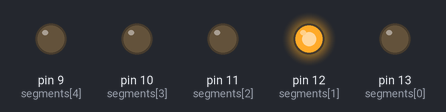
A program run on a simulated MicroPython board. On the bench: output pins drawn as LEDs (lit = HIGH).

Above: at 0.12 s.
At 0.68 s:
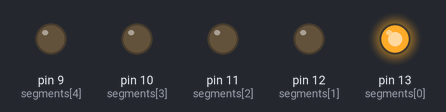
At 1.48 s:
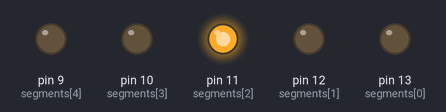
At 2.28 s:
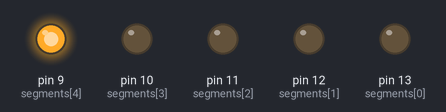
At 3.0 s:
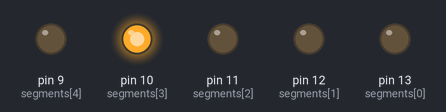
Timing chart, 0 to 3.3 s (numbered marks = the images above):
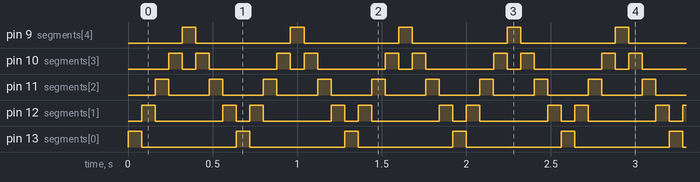

Measured:
- by itself, pin 9 (segments[4]), pin 13 (segments[0]): alternates HIGH for 0.08 s and LOW for 0.56 s
- by itself, pin 10 (segments[3]): repeats every 0.64 s: LOW 0.08 s, HIGH 0.08 s, LOW 0.40 s, HIGH 0.08 s
- by itself, pin 11 (segments[2]): alternates HIGH for 0.08 s and LOW for 0.24 s
- by itself, pin 12 (segments[1]): repeats every 0.64 s: LOW 0.40 s, HIGH 0.08 s, LOW 0.08 s, HIGH 0.08 s

The program:

pulsar.py
```python
from machine import Pin
import time

SLEEP_TIME = 0.08

def pulse(led):
    led.value(1)
    time.sleep(SLEEP_TIME)
    led.value(0)

# Set up the LED pins
segments = [Pin(13, Pin.OUT), Pin(12, Pin.OUT), Pin(11, Pin.OUT), Pin(10, Pin.OUT), Pin(9, Pin.OUT)]

#make sure all off
for led in segments:
    led.value(0)

pulse(segments[0])

while True:

    # For loop to turn each LED on then off in order of the list
    for led in segments[1:]:
        pulse(led)

    # For loop in reverse, running backwards through the list
    for led in reversed(segments[:-1]):
        pulse(led)
```
